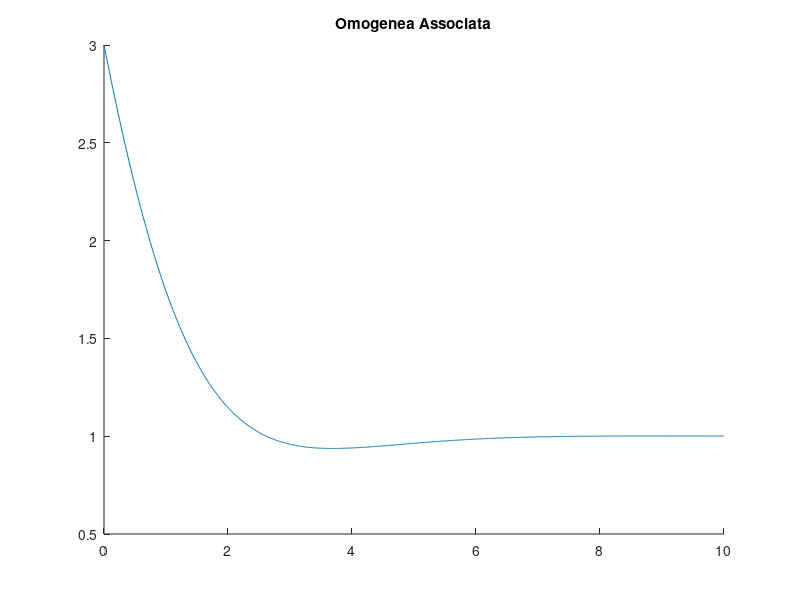

Write MATLAB code to recreate this figure. (Note: this script raises an error after producing the figure.)
%% Soluzione omogenea assciata strumento del secondo ordine
clear all 
close all 
clc

zita = 0.8:0.2:1.2;
x = 0:0.01:10;

z=1;
j=1;

for z=1:length(zita)
    for j=1:length(x)
        
        A=[1,1;-zita(z)+((zita(z)^2)-1)^0.5,-zita(z)-((zita(z)^2)-1)^0.5];
        b=[0;0];
        c=A\b;
        
        y(j,z)=1+exp((-zita(z)+((zita(z)^2)-1)^0.5)*x(j))+exp((-zita(z)-((zita(z)^2)-1)^0.5)*x(j));
    end  
end

for z=1:length(zita)
    figure(1)
    hold on

    txt = ['\zeta = ',num2str(z/5+0.6)]; %num2str Convert numbers to character representation
    plot(x,y(:,z),'DisplayName',txt)

    title('Omogenea Associata')
    subtitle('\omega_n=1')
    xlabel('t')
    ylabel('q_o(t)')

    %axis([0 2.5 0 6]) %set limit to axis range

    legend
end

